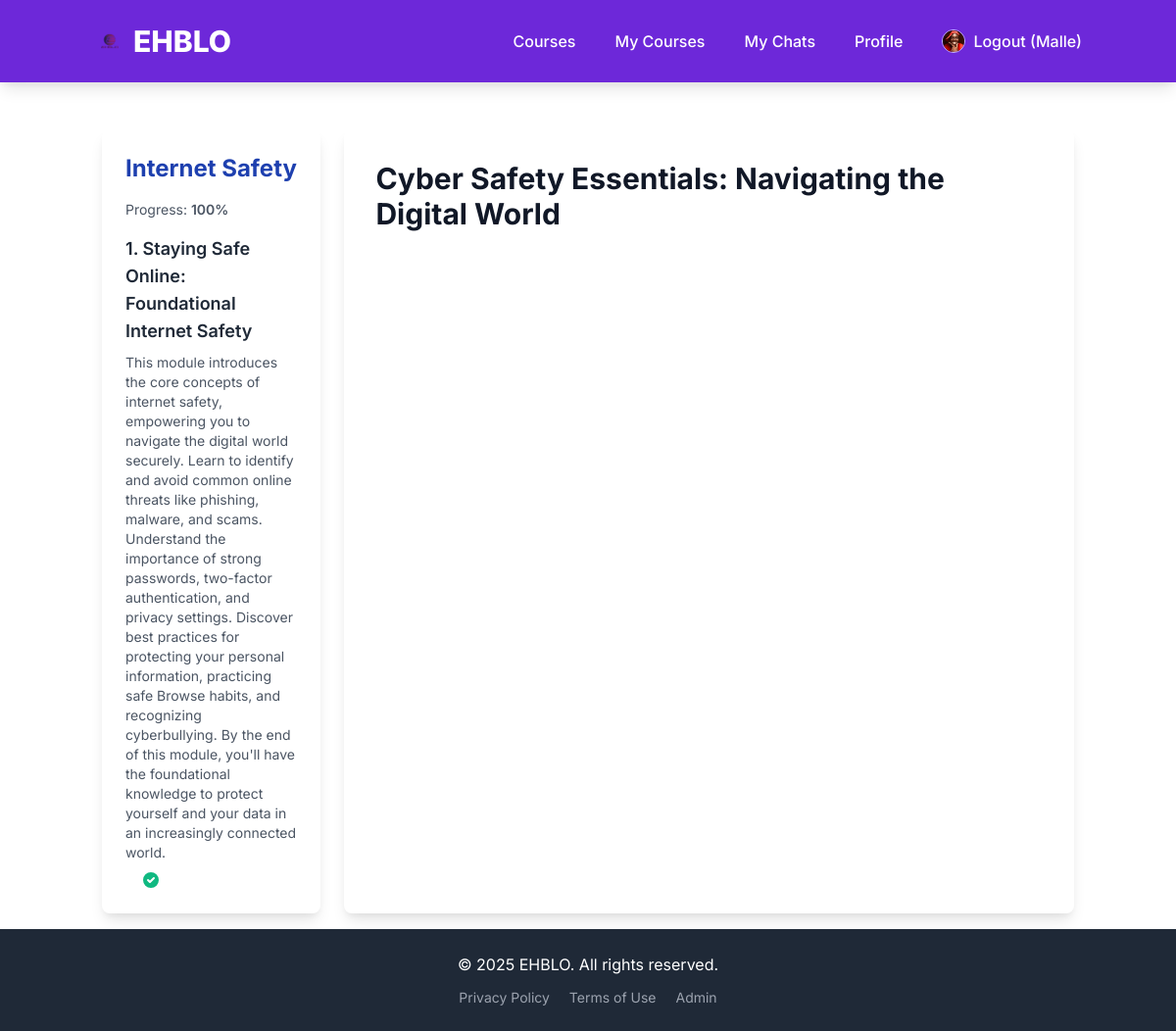
Screenshot of /courses/my-courses/3/ (signed in) with the database file from the repository.
### users/models.py (models this page shows, shortened)
class CustomUser(AbstractUser):
    USER_TYPE_CHOICES = (
        ("student", "Student"),
        ("instructor", "Instructor"),
    )
    user_type = models.CharField(max_length=20, choices=USER_TYPE_CHOICES, default="student")
    bio = models.TextField(blank=True, null=True)
    profile_picture = models.ImageField(upload_to='profile_pics/', blank=True, null=True)
    phone_number = models.CharField(max_length=20, blank=True, null=True)
    country = models.CharField(max_length=100, blank=True, null=True)
    PEDAGOGIC_LEVEL_CHOICES = [
        ('primary', 'Primary'),
        ('secondary', 'Secondary'),
        ('university', 'University'),
        ('personal', 'Personal'),
    ]
    pedagogic_level = models.CharField(
        max_length=20,
        choices=PEDAGOGIC_LEVEL_CHOICES,
        blank=True,  # Allow it to be optional in the database
        null=True,   # Allow NULL in the database
        verbose_name="Pedagogic Level"
    )
    interests = models.ManyToManyField(
        Subject,
        related_name='interested_users',
        blank=True, # Allow users to have no interests selected initially
        verbose_name="Interests"
    )
    class Meta:
        verbose_name = "User"
        verbose_name_plural = "Users"

### courses/models.py (models this page shows, shortened)
class Course(models.Model):
    instructor = models.ForeignKey(settings.AUTH_USER_MODEL,
                                   on_delete=models.CASCADE,
                                   related_name='courses_created',
                                   limit_choices_to={'user_type': 'instructor'})
    subject = models.ForeignKey(Subject,
                                 on_delete=models.CASCADE,
                                 related_name='courses')
    title = models.CharField(max_length=250)
    slug = models.SlugField(max_length=250, unique=True, blank=True)
    overview = models.TextField()
    created = models.DateTimeField(auto_now_add=True)
    updated = models.DateTimeField(auto_now=True)
    price = models.DecimalField(max_digits=10, decimal_places=2, default=0.00) # 0 for free courses
    is_published = models.BooleanField(default=False)
    tags = TaggableManager(blank=True)
    image = models.ImageField(upload_to='course_thumbnails/', null=True, blank=True)
    class Meta:
        ordering = ('-created',)

class Module(models.Model):
    course = models.ForeignKey(Course,
                               on_delete=models.CASCADE,
                               related_name='modules')
    title = models.CharField(max_length=250)
    description = models.TextField(blank=True)
    order = models.PositiveIntegerField(default=0, blank=True, null=True)
    class Meta:
        ordering = ('order',)
        unique_together = ('course', 'title')

class Content(models.Model):
    module = models.ForeignKey(Module,
                               on_delete=models.CASCADE,
                               related_name='contents')
    title = models.CharField(max_length=250, blank=True)
    order = models.PositiveIntegerField(default=0, blank=True, null=True)
    created = models.DateTimeField(auto_now_add=True)
    updated = models.DateTimeField(auto_now=True)
    content_type = models.ForeignKey(ContentType,
                                     on_delete=models.CASCADE,
                                     limit_choices_to={'model__in':(
                                         'textcontent',
                                         'videocontent',
                                         'imagecontent',
                                         'filecontent')})
    object_id = models.PositiveIntegerField()
    item = GenericForeignKey('content_type', 'object_id')
    class Meta:
        ordering = ('order',)
        unique_together = ('module', 'order')

### courses/views.py (the view)
# urls.py: path('my-courses/<int:enrollment_id>/', views.CoursePlayerView.as_view(), name='course_player_home'), # Start of course
class CoursePlayerView(LoginRequiredMixin, DetailView):
    model = Enrollment
    template_name = 'courses/course_player.html'
    context_object_name = 'enrollment'
    slug_field = 'pk' # We're using enrollment_id as pk for lookup
    def get_object(self, queryset=None):
        enrollment_id = self.kwargs.get('enrollment_id')
        enrollment = get_object_or_404(Enrollment, id=enrollment_id, student=self.request.user)
        return enrollment
    def get_context_data(self, **kwargs):
        context = super().get_context_data(**kwargs)
        enrollment = self.get_object()
        course = enrollment.course
        module_id = self.kwargs.get('module_id')
        content_id = self.kwargs.get('content_id')
        selected_module = None
        selected_content = None
        if module_id:
            try:
                selected_module = course.modules.get(id=module_id)
            except Module.DoesNotExist:
                raise Http404("Module not found in this course.")
        if not selected_module and course.modules.exists():
            selected_module = course.modules.first()
            if selected_module.contents.exists():
                selected_content = selected_module.contents.first()
        elif selected_module and not content_id and selected_module.contents.exists():
            selected_content = selected_module.contents.first()
        elif selected_module and content_id:
            try:
                selected_content = selected_module.contents.get(id=content_id)
            except Content.DoesNotExist:
                raise Http404("Content not found in this module.")
        context['course'] = course
        context['selected_module'] = selected_module
        context['selected_content'] = selected_content
        context['modules'] = course.modules.prefetch_related('contents') # Eager load contents
        total_contents_in_course = course.modules.aggregate(total=Count('contents'))['total']
        context['total_contents_in_course'] = total_contents_in_course
        if selected_content and not enrollment.completed_contents.filter(id=selected_content.id).exists():
            enrollment.completed_contents.add(selected_content)
            messages.success(self.request, f"Marked '{selected_content.title or selected_content.item.__class__.__name__}' as completed!")
        context['completed_content_ids'] = list(enrollment.completed_contents.values_list('id', flat=True))
        context['progress_percentage'] = enrollment.get_progress()
        return context

### courses/models.py (called while the page is built)
    def get_progress(self):
        total_contents = self.course.modules.aggregate(total=models.Count('contents'))['total']
        if not total_contents:
            return 0
        completed_count = self.completed_contents.count()
        return (completed_count / total_contents) * 100

### courses/templates/courses/course_player.html (shortened to what this page needs)
{% extends "base.html" %}
{% load static %}
{% block content %}
<div class="flex flex-col lg:flex-row min-h-screen-minus-header-footer">
    <aside class="w-full lg:w-1/4 bg-white p-6 shadow-lg rounded-lg mb-6 lg:mb-0 lg:mr-6">
        <h2 class="text-2xl font-bold text-blue-800 mb-4">{{ course.title }}</h2>
        <p class="text-sm text-gray-600 mb-4">Progress: <span class="font-semibold">{{ progress_percentage|floatformat:"0" }}%</span></p>
        <ul class="space-y-4">
            {% for module in modules %}
                <li>
                    <h3 class="text-lg font-semibold text-gray-800 mb-2 flex justify-between items-center">
                        <span>{{ module.order }}. {{ module.title }}</span>
                    </h3>
                    {% if module.description %}
                        <p class="text-sm text-gray-600 mb-2">{{ module.description }}</p>
                    {% endif %}
                    <ul class="ml-4 space-y-2">
                        {% for content in module.contents.all %}
                            <li class="flex items-center space-x-2">
                                {% if content.id in completed_content_ids %}
                                    <svg class="w-5 h-5 text-green-500" fill="currentColor" viewBox="0 0 20 20" xmlns="http://www.w3.org/2000/svg"><path fill-rule="evenodd" d="M10 18a8 8 0 100-16 8 8 0 000 16zm3.707-9.293a1 1 0 00-1.414-1.414L9 10.586 7.707 9.293a1 1 0 00-1.414 1.414l2 2a1 1 0 001.414 0l4-4z" clip-rule="evenodd"></path></svg>
                                {% endif %}
                            </li>
                        {% endfor %}
                    </ul>
                </li>
            {% endfor %}
        </ul>
    </aside>
    <main class="flex-grow bg-white p-8 shadow-lg rounded-lg">
        {% if selected_content %}
            <h1 class="text-3xl font-bold text-gray-900 mb-6">
                {% if selected_content.title %}{{ selected_content.title }}{% endif %}
            </h1>
        {% else %}
            <div class="flex flex-col items-center justify-center h-full text-gray-600">
                <p class="text-xl">Select a module and content from the sidebar to start learning!</p>
                <p class="mt-4 text-md">Or, if this course has no content yet, the instructor needs to add some.</p>
            </div>
        {% endif %}
    </main>
</div>
{% endblock %}

### templates/base.html (shortened to what this page needs)
<!DOCTYPE html>
<html lang="en">
<head>
    {% load static %}
    <link href="https://cdn.jsdelivr.net/npm/tailwindcss@2.2.19/dist/tailwind.min.css" rel="stylesheet">
</head>
<body class="flex flex-col min-h-screen">
    <nav class="bg-purple-700 p-4 shadow-lg">
        <div class="container mx-auto flex flex-wrap justify-between items-center">
            <a href="{% url 'home' %}" class="text-white text-3xl font-extrabold rounded-lg p-2 hover:bg-purple-800 transition duration-300 flex items-center space-x-2">
                <img src="{% static 'images/logo.png' %}" alt="EHBLO Logo" class="h-8 w-8 object-contain">
                <span>EHBLO</span>
            </a>
            <div id="nav-menu" class="hidden lg:flex flex-grow lg:flex-grow-0 lg:items-center w-full lg:w-auto mt-4 lg:mt-0">
                <div class="flex flex-col lg:flex-row lg:space-x-6 space-y-3 lg:space-y-0 lg:ml-auto">
                    <a href="{% url 'course_list' %}" class="text-white hover:text-purple-200 p-2 rounded-lg hover:bg-purple-800 transition duration-300 font-medium">Courses</a>
                    {% if user.is_authenticated %}
                        <a href="{% url 'my_courses' %}" class="text-white hover:text-purple-200 p-2 rounded-lg hover:bg-purple-800 transition duration-300 font-medium">My Courses</a>
                        <a href="{% url 'my_chats' %}" class="text-white hover:text-purple-200 p-2 rounded-lg hover:bg-purple-800 transition duration-300 font-medium">My Chats</a>
                        <a href="{% url 'profile' %}" class="text-white hover:text-purple-200 p-2 rounded-lg hover:bg-purple-800 transition duration-300 font-medium">Profile</a>
                        <form action="{% url 'logout' %}" method="post" class="inline-block">
                            <button type="submit" class="text-white hover:text-purple-200 p-2 rounded-lg hover:bg-purple-800 transition duration-300 font-medium cursor-pointer flex items-center space-x-2">
                                {% if user.profile_picture %}
                                    <img src="{{ user.profile_picture.url }}" alt="Profile" class="w-6 h-6 rounded-full object-cover border border-purple-300">
                                {% else %}
                                    <img src="{% static 'images/default_profile_pic.png' %}" alt="Default Profile" class="w-6 h-6 rounded-full object-cover border border-gray-300">
                                {% endif %}
                                <span>Logout ({{ user.username }})</span>
                            </button>
                        </form>
                    {% else %}
                        <a href="{% url 'login' %}" class="text-white hover:text-purple-200 p-2 rounded-lg hover:bg-purple-800 transition duration-300 font-medium">Login</a>
                        <a href="{% url 'signup' %}" class="text-white bg-purple-600 px-4 py-2 rounded-lg hover:bg-purple-500 transition duration-300 font-medium">Sign Up</a>
                    {% endif %}
                </div>
            </div>
        </div>
    </nav>
    <main class="container mx-auto mt-8 p-4 flex-grow">
        {% block content %}
        {% endblock %}
    </main>
    <footer class="bg-gray-800 text-white p-6 mt-auto">
        <div class="container mx-auto text-center">
            <p>&copy; {% now "Y" %} EHBLO. All rights reserved.</p>
            <div class="mt-3 space-x-4 text-sm">
                <a href="#" class="text-gray-400 hover:text-white transition duration-300">Privacy Policy</a>
                <a href="#" class="text-gray-400 hover:text-white transition duration-300">Terms of Use</a>
                <a href="{% url 'admin:index' %}" class="text-gray-400 hover:text-white transition duration-300">Admin</a>
            </div>
        </div>
    </footer>
</body>
</html>

### templates/base.html (style rules this page uses)
body { font-family: 'Inter', sans-serif; @apply bg-gray-50; }
.min-h-screen-minus-header-footer { min-height: calc(100vh - 120px); }

### rows the page displays
CustomUser: profile_picture (picture), username "Malle"
Course: title "Internet Safety"
Module: order "1", title "Staying Safe Online: Foundational Internet Safety", description "This module introduces the core concepts of internet safety, empowering you to navigate the digital world securely. Learn to identify and avoid common online threats like phishing, malware, and scams. Understand the importance of strong passwords, two-factor authentication, and privacy settings. Discover best practices for protecting your personal information, practicing safe Browse habits, and recognizing cyberbullying. By the end of this module, you'll have the foundational knowledge to protect yourself and your data in an increasingly connected world."
Content: title "Cyber Safety Essentials: Navigating the Digital World"

### other values shown
{{ progress_percentage|floatformat:"0" }} "100"
